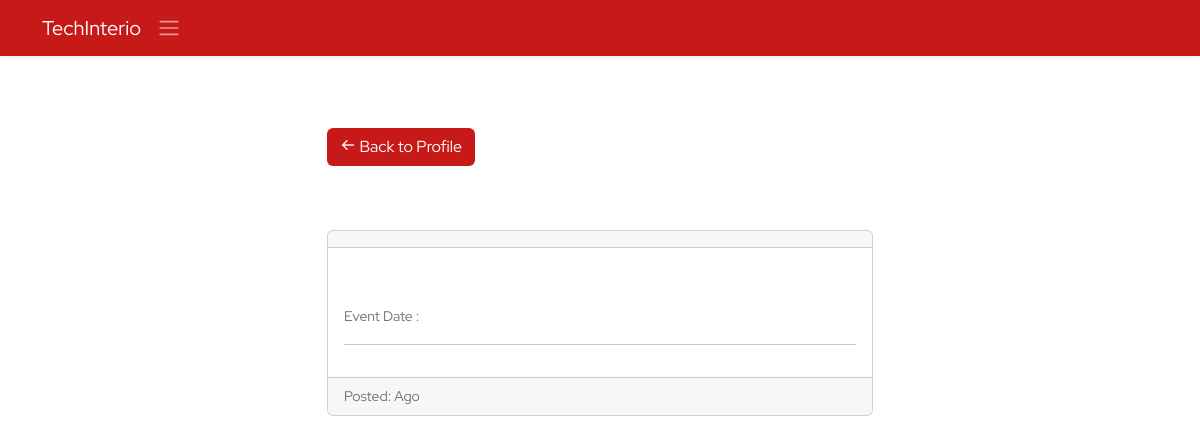
The app's page /ems/event/12/ (signed in), older data.
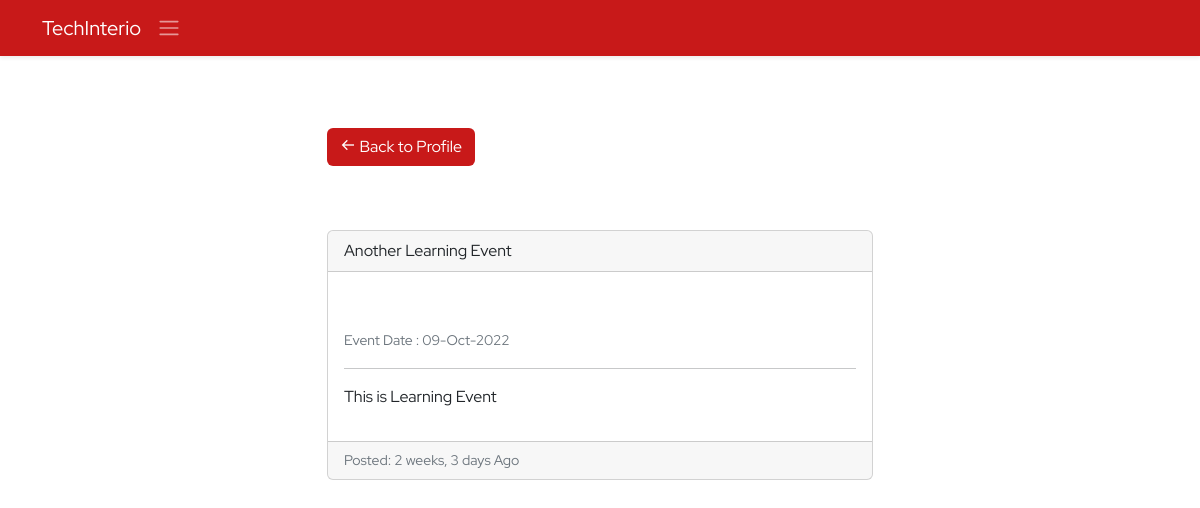
The same page, newer data.
### ems/models.py (models this page shows, shortened)
class Events(models.Model):
    title=models.CharField(max_length=150)
    description=models.TextField(max_length=300)
    created_at=models.DateTimeField(auto_now_add=True)
    updated_at=models.DateTimeField(auto_now=True)
    image=models.ImageField(upload_to='events',null=True,blank=True)
    date=models.DateField()
    is_completed=models.BooleanField(default=False)
    @property
    def imageURL(self):
        try:
            url=self.image.url
        except:
            url=''
        return url

### ems/views.py (the view)
# urls.py: path('event/<id>/',event,name='event'),
@login_required()
def event(request,id):
    context={}
    try:
        if not request.user.is_superuser:
            profile_obj=Employee.objects.get(user=request.user)
            context['profile']=profile_obj
        event=Events.objects.get(id=id)
        context['event']=event
    except Exception as e:
        print('Events Exception : ',e)
    return render(request,'ems/event.html',context)

### ems/models.py (called while the page is built)
    @property
    def imageURL(self):
        try:
            url=self.avtar.url
        except:
            url=''
        return url

### ems/templates/ems/event.html (shortened to what this page needs)
{% extends './base.html' %}
{% block body %}
<section class="py-5">
    <div class="container">
        <div class="row d-flex justify-content-center align-items-center flex-column">
            <div class="col-6 mb-5">
                {% if request.user.is_superuser %}
                <a href="{% url 'ems:view-events' %}" class="my-3 btn nav-bg text-white"><i class='bx bx-arrow-back'></i> Back</a>
                {% else %}
                <a href="{% url 'ems:profile' %}" class="my-3 btn nav-bg text-white"><i class='bx bx-arrow-back'></i> Back to Profile</a>
                {% endif %}
            </div>
            <div class="col-6">
                <div class="card mb-3">
                    <div class="card-header">
                        {{event.title}}
                    </div>
                    <div class="card-body">
                        <div class="mb-3">
                        </div>
                        <div class="mb-2 text-muted">
                            <small>
                            <span class="text-muted">Event Date : </span>{{event.date | date:'d-M-Y'}}
                        </small>
                        </div>
                        <hr>
                        <p >{{event.description}}</p>
                    </div>
                    <div class="card-footer small text-muted">Posted: {{event.created_at|timesince}} Ago</div>
                </div>
            </div>
        </div>
    </div>
</section>
{% endblock body %}

Row changes from the older to the newer data that the page shows:
added Events: title "Another Learning Event", date "09-Oct-2022", description "This is Learning Event", created_at "2 weeks, 3 days"
